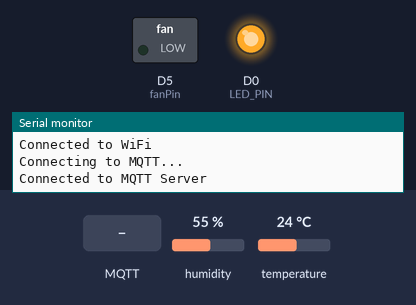
Recording of a sketch running on a simulated ESP8266 (NodeMCU). Shown: switched loads named in the sketch (green lamp = pin HIGH), output pins drawn as LEDs (lit = HIGH), the last lines printed to the serial monitor. Dashed ring = blinking. Inputs (shaded band) come from the test bench; at power-on: humidity 55 %, temperature 24 °C. WiFi joins after 1.5 s; servers stay silent unless stated; the local clock reads 2024-03-15 10:24:30 at power-on unless the sketch sets it; EEPROM starts erased; no MQTT or app messages arrive unless stated.

Above: at 2.7 s.
2.8 s: MQTT message "emptyTrays" arrives on the first subscribed topic
At 4.16 s:
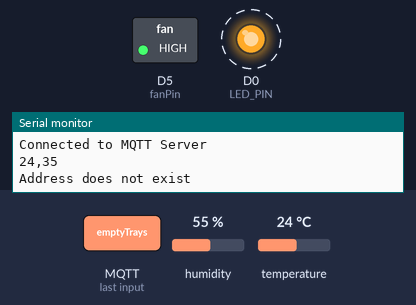
At 5.4 s:
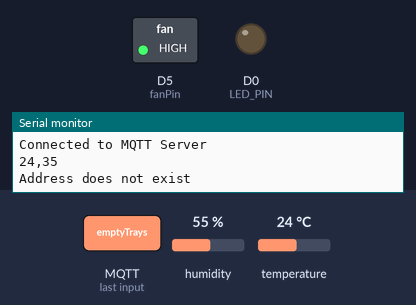
Timing chart, 0 to 6.9 s (numbered marks = the images above; inputs shaded):
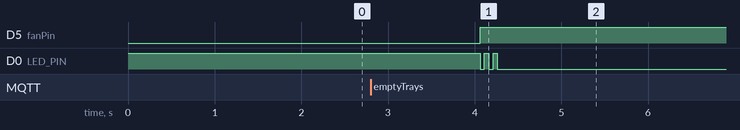

The sketch:

MedRush-NodeMCU.ino
```cpp
#include <ThreeWire.h>
#include <RtcDS1302.h>
#include <WiFiManager.h>
#include <PubSubClient.h>
#include <stdlib.h>
#include "blinkLed.h"
#include <ArduinoJson.h>
#include <EEPROM.h>
#include "emptyTrays.h"
#include "saveDoseTime.h"    //saveDoseTime.h header file
#include "doseTimeChecker.h" // doseTimeChecker.h header filel
#include <SoftwareSerial.h>
#include "fanControl.h"
#include <DHT.h>

DHT dht;

const char * mqttServer = "sg.akilaid.tech";
const int mqttPort = 8883;
const char * mqttUser = "user";
const char * mqttPassword = "password";

// char medicineData[256]; // Global variable to store medicineData
char medicineTimeData[256];

WiFiClient espClient;
PubSubClient client(espClient);

void setup()
{
  Serial.begin(9600);
  NodeMCU.begin(4800);
  dht.setup(D7); //dht11 pin

  pinMode(D3, INPUT);
  pinMode(D4, OUTPUT);
  pinMode(LED_PIN, OUTPUT);
  digitalWrite(LED_PIN, HIGH);

  WiFiManager wm;
  bool res;
  res = wm.autoConnect("MedRush", "password");
  if (!res)
  {
    Serial.println("Failed to connect");
  }
  else
  {
    Serial.println("Connected to WiFi");
  }
  client.setServer(mqttServer, mqttPort);
  client.setCallback(callback);

  EEPROM.begin(EEPROM_SIZE);

  while (!client.connected())
  {
    Serial.println("Connecting to MQTT...");
    if (client.connect("MedRush IoT Client", mqttUser, mqttPassword))
    {
      Serial.println("Connected to MQTT Server");
    }
    else
    {
      Serial.print("Failed to connect to MQTT server. State: ");
      Serial.println(client.state());
      delay(2000);
    }
  }

  client.subscribe("user1/medrush/getCmds");
  client.publish("user1/medrush/temp", "00");
}

void loop()
{
  client.loop();
  tempRead();
  printMedicineData();
  fanControl();
}

void callback(char *topic, byte *payload, unsigned int length)
{
  char msgContent[length + 1];
  strncpy(msgContent, (char *)payload, length);
  msgContent[length] = '\0';

  char *firstWord = strtok(msgContent, " ");
  if (strcmp(firstWord, "doseTimeUpdates") == 0)
  {
    char *receivedDoseTimeData = msgContent + strlen(firstWord) + 1;
    updateDoseTime(receivedDoseTimeData);
    NodeMCU.println("time-updated");
    delay(500);
    resetFlags();
  }

  if (strcmp(msgContent, "emptyTrays") == 0)
  {
    emptyTrays();
    NodeMCU.println("emptyTrays");
  }
}

void tempRead()
{
  delay(dht.getMinimumSamplingPeriod());
  float humidity = dht.getHumidity();
  float temperature = dht.getTemperature();

  static float prevTemp = 0.0;
  static float prevHumidity = 0.0;

  if (temperature != prevTemp || humidity != prevHumidity)
  {
    prevTemp = temperature;
    prevHumidity = humidity;

    // Reduce 20 from actual humidity level
    humidity -= 20;

    char message[20]; // Make sure the array is large enough to hold both temperature and humidity values
    snprintf(message, sizeof(message), "%d,%d", static_cast<int>(temperature), static_cast<int>(humidity));

    client.publish("user1/medrush/temp", message);
    Serial.println(message);
  }
}
```

blinkLed.h
```cpp
#ifndef BLINKLED_H
#define BLINKLED_H

#include <Arduino.h>
int LED_PIN = D0;
void blinkLed() {
  digitalWrite(LED_PIN, LOW);
  delay(50);
  digitalWrite(LED_PIN, HIGH);
  delay(50);
  digitalWrite(LED_PIN, LOW);
  delay(50);
  digitalWrite(LED_PIN, HIGH);
  delay(50);
  digitalWrite(LED_PIN, LOW);
}

#endif
```

doseTimeChecker.h
```cpp
#ifndef DOSE_TIME_CHECKER_H
#define DOSE_TIME_CHECKER_H

#include <Arduino.h>
#include <SoftwareSerial.h>

SoftwareSerial NodeMCU(D3, D4); // RX, TX

ThreeWire myWire(D2, D1, D0); // DAT, CLK, RST
RtcDS1302<ThreeWire> Rtc(myWire);

// Define flags to track whether the commands have been sent
bool morningPillCommandSent = false;
bool afternoonPillCommandSent = false;
bool eveningPillCommandSent = false;

void resetFlags()
{
  // Get the current time
  morningPillCommandSent = false;
  afternoonPillCommandSent = false;
  eveningPillCommandSent = false;
}

void printMedicineData()
{

  RtcDateTime now = Rtc.GetDateTime();


  int currentHour = now.Hour();
  int currentMinute = now.Minute();

//   Serial.println(currentHour);
//   Serial.println(currentMinute);
  // Call the function to reset the flags at the beginning of the day
  delay(500);

  if (EEPROM.read(EEPROM_ADDRESS_TIME) == 255)
  {
    Serial.println("Address does not exist");
    return;
  }
  else
  {
    EEPROM.get(EEPROM_ADDRESS_TIME, medicineTimeData);
    // Serial.println(medicineTimeData);
    StaticJsonDocument<256> doc;
    deserializeJson(doc, medicineTimeData);
    // serializeJsonPretty(doc, Serial);

    const char *morningValue = doc["morning"];
    const char *afternoonValue = doc["afternoon"];
    const char *eveningValue = doc["evening"];

    int morningHour = atoi(morningValue);
    int morningMinute = atoi(strchr(morningValue, ':') + 1);
    int afternoonHour = atoi(afternoonValue);
    int afternoonMinute = atoi(strchr(afternoonValue, ':') + 1);
    int eveningHour = atoi(eveningValue);
    int eveningMinute = atoi(strchr(eveningValue, ':') + 1);

    // Check if it's time to send the morning pill command
    if (morningHour == currentHour && morningMinute == currentMinute && !morningPillCommandSent)
    {
      //Serial.println("Sending morning pill dispense command to slave");
      // Serial.print(currentHour);
      // Serial.print(":");
      // Serial.print(currentMinute);
      NodeMCU.println("dropPillsM");
      morningPillCommandSent = true; // Set the flag to true
    }
    else if (afternoonHour == currentHour && afternoonMinute == currentMinute && !afternoonPillCommandSent)
    {
      //Serial.println("Sending afternoon pill dispense command to slave");
      // Serial.print(currentHour);
      // Serial.print(":");
      // Serial.print(currentMinute);
      NodeMCU.println("dropPillsA");
      afternoonPillCommandSent = true; // Set the flag to true
    }
    else if (eveningHour == currentHour && eveningMinute == currentMinute && !eveningPillCommandSent)
    {
      //Serial.println("Sending evening pill dispense command to slave");
      // Serial.print(currentHour);
      // Serial.print(":");
      // Serial.println(currentMinute);
      NodeMCU.println("dropPillsE");
      eveningPillCommandSent = true; // Set the flag to true
    }
    else if (currentHour == 0 && currentMinute == 0)
    {
      resetFlags();
    }
  }
}

#endif
```

emptyTrays.h
```cpp
#ifndef EMPTYTRAYS_H
#define EMPTYTRAYS_H

#include <Arduino.h>

void emptyTrays() {
  blinkLed();
}

#endif
```

fanControl.h
```cpp
#ifndef FANCONTROL_H
#define FANCONTROL_H

#include <Arduino.h>
const int fanPin = D5;
const int delayTime = 10; // Time delay in milliseconds between speed changes

void fanControl() {
  // Decrease the speed from 255 to 0
  //  for (int speed = 255; speed >= 0; speed--) {
  //    analogWrite(fanPin, speed);
  //    delay(delayTime);
  //  }
  //
  //  for (int speed = 0; speed <= 255; speed++) {
  //    analogWrite(fanPin, speed);
  //    delay(delayTime);
  //  }
  //  delay(5000);
  analogWrite(fanPin, 255);
//  delay(5000);
//  analogWrite(fanPin, 10);
//  delay(5000);
//  analogWrite(fanPin, 1);
//  delay(5000);
}

#endif
```

saveDoseTime.h
```cpp
#ifndef SAVE_DOSE_TIME_H
#define SAVE_DOSE_TIME_H

#include <Arduino.h>

#include <EEPROM.h>

#define EEPROM_SIZE 512 // Specify the size of the EEPROM data
#define EEPROM_ADDRESS_TIME 256 // Starting address for medicineTimeData (different from EEPROM_ADDRESS_DATA)

extern char medicineTimeData[256]; // Declare the medicineTimeData variable as an external variable

void updateDoseTime(const char * receivedDoseTimeData) {
  // Store receivedDoseTimeData in medicineTimeData variable
  strcpy(medicineTimeData, receivedDoseTimeData);
  // Store medicineTimeData in EEPROM
  EEPROM.put(EEPROM_ADDRESS_TIME, medicineTimeData);
  EEPROM.commit();
  Serial.print("Updated medicineTimeData: ");
  Serial.println(medicineTimeData);
  blinkLed();
}

#endif
```

Measured:
- after the input at 2.8 s, D0 (LED_PIN): alternates HIGH for 0.05 s and LOW for 0.05 s, 5 changes in all, then stays LOW, starting after 1.3 s
